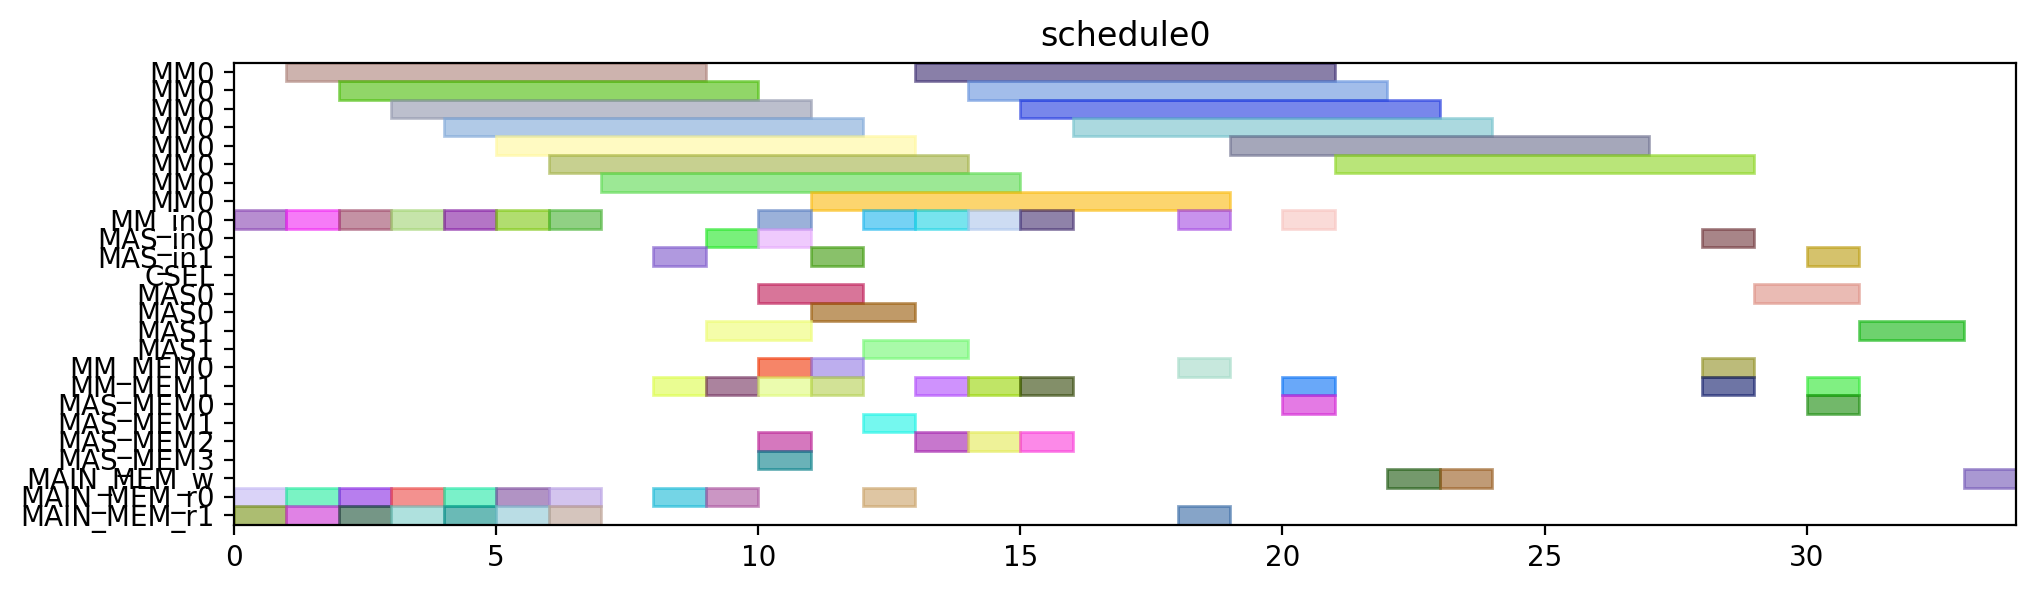

Source code (Python):
from pyschedule import Scenario, solvers, plotters, alt


def solve():
	horizon = 120
	S = Scenario("schedule0", horizon=horizon)

	# resource
	MM = S.Resources('MM', num=1, size=8)
	MM_in = S.Resources('MM_in', num=1)
	MAS_in = S.Resources('MAS_in', num=2)
	CSEL = S.Resource('CSEL')
	MAS = S.Resources('MAS', num=2, size=2, periods=range(1, horizon))
	MM_MEM = S.Resources('MM_MEM', num=2)
	MAS_MEM = S.Resources('MAS_MEM', num=4)
	MAIN_MEM_w = S.Resource('MAIN_MEM_w', size=1)
	MAIN_MEM_r = S.Resources('MAIN_MEM_r', num=2)

	# result of previous scheduling

	# new tasks
	r1 = S.Task('r1', length=8, delay_cost=1)
	r1 += alt(MM)
	r1_in = S.Task('r1_in', length=1, delay_cost=1)
	r1_in += alt(MM_in)
	S += r1_in*MM_in[0]<=r1*MM[0]
	r1_mem0 = S.Task('r1_mem0', length=1, delay_cost=1)
	r1_mem0 += MAIN_MEM_r[0]
	S += r1_mem0 <= r1

	r1_mem1 = S.Task('r1_mem1', length=1, delay_cost=1)
	r1_mem1 += MAIN_MEM_r[1]
	S += r1_mem1 <= r1

	r3 = S.Task('r3', length=8, delay_cost=1)
	r3 += alt(MM)
	r3_in = S.Task('r3_in', length=1, delay_cost=1)
	r3_in += alt(MM_in)
	S += r3_in*MM_in[0]<=r3*MM[0]
	r3_mem0 = S.Task('r3_mem0', length=1, delay_cost=1)
	r3_mem0 += MAIN_MEM_r[0]
	S += r3_mem0 <= r3

	r3_mem1 = S.Task('r3_mem1', length=1, delay_cost=1)
	r3_mem1 += MAIN_MEM_r[1]
	S += r3_mem1 <= r3

	r4 = S.Task('r4', length=8, delay_cost=1)
	r4 += alt(MM)
	r4_in = S.Task('r4_in', length=1, delay_cost=1)
	r4_in += alt(MM_in)
	S += r4_in*MM_in[0]<=r4*MM[0]
	r4_mem0 = S.Task('r4_mem0', length=1, delay_cost=1)
	r4_mem0 += MAIN_MEM_r[0]
	S += r4_mem0 <= r4

	r4_mem1 = S.Task('r4_mem1', length=1, delay_cost=1)
	r4_mem1 += MAIN_MEM_r[1]
	S += r4_mem1 <= r4

	r5 = S.Task('r5', length=8, delay_cost=1)
	r5 += alt(MM)
	r5_in = S.Task('r5_in', length=1, delay_cost=1)
	r5_in += alt(MM_in)
	S += r5_in*MM_in[0]<=r5*MM[0]
	r5_mem0 = S.Task('r5_mem0', length=1, delay_cost=1)
	r5_mem0 += MAIN_MEM_r[0]
	S += r5_mem0 <= r5

	r5_mem1 = S.Task('r5_mem1', length=1, delay_cost=1)
	r5_mem1 += MAIN_MEM_r[1]
	S += r5_mem1 <= r5

	r6 = S.Task('r6', length=8, delay_cost=1)
	r6 += alt(MM)
	r6_in = S.Task('r6_in', length=1, delay_cost=1)
	r6_in += alt(MM_in)
	S += r6_in*MM_in[0]<=r6*MM[0]
	r6_mem0 = S.Task('r6_mem0', length=1, delay_cost=1)
	r6_mem0 += MAIN_MEM_r[0]
	S += r6_mem0 <= r6

	r6_mem1 = S.Task('r6_mem1', length=1, delay_cost=1)
	r6_mem1 += MAIN_MEM_r[1]
	S += r6_mem1 <= r6

	r12 = S.Task('r12', length=8, delay_cost=1)
	r12 += alt(MM)
	r12_in = S.Task('r12_in', length=1, delay_cost=1)
	r12_in += alt(MM_in)
	S += r12_in*MM_in[0]<=r12*MM[0]
	r12_mem0 = S.Task('r12_mem0', length=1, delay_cost=1)
	r12_mem0 += MAIN_MEM_r[0]
	S += r12_mem0 <= r12

	r12_mem1 = S.Task('r12_mem1', length=1, delay_cost=1)
	r12_mem1 += MAIN_MEM_r[1]
	S += r12_mem1 <= r12

	r13 = S.Task('r13', length=8, delay_cost=1)
	r13 += alt(MM)
	r13_in = S.Task('r13_in', length=1, delay_cost=1)
	r13_in += alt(MM_in)
	S += r13_in*MM_in[0]<=r13*MM[0]
	r13_mem0 = S.Task('r13_mem0', length=1, delay_cost=1)
	r13_mem0 += MAIN_MEM_r[0]
	S += r13_mem0 <= r13

	r13_mem1 = S.Task('r13_mem1', length=1, delay_cost=1)
	r13_mem1 += MAIN_MEM_r[1]
	S += r13_mem1 <= r13

	r2 = S.Task('r2', length=2, delay_cost=1)
	r2 += alt(MAS)
	r2_in = S.Task('r2_in', length=1, delay_cost=1)
	r2_in += alt(MAS_in)
	S += r2_in*MAS_in[0]<=r2*MAS[0]

	S += r2_in*MAS_in[1]<=r2*MAS[1]

	r2_mem0 = S.Task('r2_mem0', length=1, delay_cost=1)
	r2_mem0 += alt(MM_MEM)
	S += (r1*MM[0])-1 < r2_mem0*MM_MEM[0]
	S += r2_mem0 <= r2

	r2_mem1 = S.Task('r2_mem1', length=1, delay_cost=1)
	r2_mem1 += alt(MM_MEM)
	S += (r1*MM[0])-1 < r2_mem1*MM_MEM[1]
	S += r2_mem1 <= r2

	r7 = S.Task('r7', length=2, delay_cost=1)
	r7 += alt(MAS)
	r7_in = S.Task('r7_in', length=1, delay_cost=1)
	r7_in += alt(MAS_in)
	S += r7_in*MAS_in[0]<=r7*MAS[0]

	S += r7_in*MAS_in[1]<=r7*MAS[1]

	r7_mem0 = S.Task('r7_mem0', length=1, delay_cost=1)
	r7_mem0 += alt(MM_MEM)
	S += (r5*MM[0])-1 < r7_mem0*MM_MEM[0]
	S += r7_mem0 <= r7

	r7_mem1 = S.Task('r7_mem1', length=1, delay_cost=1)
	r7_mem1 += alt(MM_MEM)
	S += (r6*MM[0])-1 < r7_mem1*MM_MEM[1]
	S += r7_mem1 <= r7

	r8 = S.Task('r8', length=2, delay_cost=1)
	r8 += alt(MAS)
	r8_in = S.Task('r8_in', length=1, delay_cost=1)
	r8_in += alt(MAS_in)
	S += r8_in*MAS_in[0]<=r8*MAS[0]

	S += r8_in*MAS_in[1]<=r8*MAS[1]

	r8_mem0 = S.Task('r8_mem0', length=1, delay_cost=1)
	r8_mem0 += MAIN_MEM_r[0]
	S += r8_mem0 <= r8

	r8_mem1 = S.Task('r8_mem1', length=1, delay_cost=1)
	r8_mem1 += alt(MM_MEM)
	S += (r4*MM[0])-1 < r8_mem1*MM_MEM[1]
	S += r8_mem1 <= r8

	r10 = S.Task('r10', length=2, delay_cost=1)
	r10 += alt(MAS)
	r10_in = S.Task('r10_in', length=1, delay_cost=1)
	r10_in += alt(MAS_in)
	S += r10_in*MAS_in[0]<=r10*MAS[0]

	S += r10_in*MAS_in[1]<=r10*MAS[1]

	r10_mem0 = S.Task('r10_mem0', length=1, delay_cost=1)
	r10_mem0 += MAIN_MEM_r[0]
	S += r10_mem0 <= r10

	r10_mem1 = S.Task('r10_mem1', length=1, delay_cost=1)
	r10_mem1 += alt(MM_MEM)
	S += (r4*MM[0])-1 < r10_mem1*MM_MEM[1]
	S += r10_mem1 <= r10

	r9 = S.Task('r9', length=8, delay_cost=1)
	r9 += alt(MM)
	r9_in = S.Task('r9_in', length=1, delay_cost=1)
	r9_in += alt(MM_in)
	S += r9_in*MM_in[0]<=r9*MM[0]
	r9_mem0 = S.Task('r9_mem0', length=1, delay_cost=1)
	r9_mem0 += MAIN_MEM_r[0]
	S += r9_mem0 <= r9

	r9_mem1 = S.Task('r9_mem1', length=1, delay_cost=1)
	r9_mem1 += alt(MAS_MEM)
	S += (r7*MAS[0])-1 < r9_mem1*MAS_MEM[1]
	S += (r7*MAS[1])-1 < r9_mem1*MAS_MEM[3]
	S += r9_mem1 <= r9

	r11 = S.Task('r11', length=8, delay_cost=1)
	r11 += alt(MM)
	r11_in = S.Task('r11_in', length=1, delay_cost=1)
	r11_in += alt(MM_in)
	S += r11_in*MM_in[0]<=r11*MM[0]
	r11_mem0 = S.Task('r11_mem0', length=1, delay_cost=1)
	r11_mem0 += alt(MAS_MEM)
	S += (r10*MAS[0])-1 < r11_mem0*MAS_MEM[0]
	S += (r10*MAS[1])-1 < r11_mem0*MAS_MEM[2]
	S += r11_mem0 <= r11

	r11_mem1 = S.Task('r11_mem1', length=1, delay_cost=1)
	r11_mem1 += alt(MAS_MEM)
	S += (r10*MAS[0])-1 < r11_mem1*MAS_MEM[1]
	S += (r10*MAS[1])-1 < r11_mem1*MAS_MEM[3]
	S += r11_mem1 <= r11

	PX_new = S.Task('PX_new', length=8, delay_cost=1)
	PX_new += alt(MM)
	PX_new_in = S.Task('PX_new_in', length=1, delay_cost=1)
	PX_new_in += alt(MM_in)
	S += PX_new_in*MM_in[0]<=PX_new*MM[0]
	S += 0<PX_new

	PX_new_w = S.Task('PX_new_w', length=1, delay_cost=1)
	PX_new_w += alt(MAIN_MEM_w)
	S += PX_new <= PX_new_w

	PX_new_mem0 = S.Task('PX_new_mem0', length=1, delay_cost=1)
	PX_new_mem0 += alt(MAS_MEM)
	S += (r2*MAS[0])-1 < PX_new_mem0*MAS_MEM[0]
	S += (r2*MAS[1])-1 < PX_new_mem0*MAS_MEM[2]
	S += PX_new_mem0 <= PX_new

	PX_new_mem1 = S.Task('PX_new_mem1', length=1, delay_cost=1)
	PX_new_mem1 += alt(MM_MEM)
	S += (r12*MM[0])-1 < PX_new_mem1*MM_MEM[1]
	S += PX_new_mem1 <= PX_new

	r14 = S.Task('r14', length=8, delay_cost=1)
	r14 += alt(MM)
	r14_in = S.Task('r14_in', length=1, delay_cost=1)
	r14_in += alt(MM_in)
	S += r14_in*MM_in[0]<=r14*MM[0]
	r14_mem0 = S.Task('r14_mem0', length=1, delay_cost=1)
	r14_mem0 += alt(MAS_MEM)
	S += (r2*MAS[0])-1 < r14_mem0*MAS_MEM[0]
	S += (r2*MAS[1])-1 < r14_mem0*MAS_MEM[2]
	S += r14_mem0 <= r14

	r14_mem1 = S.Task('r14_mem1', length=1, delay_cost=1)
	r14_mem1 += alt(MM_MEM)
	S += (r3*MM[0])-1 < r14_mem1*MM_MEM[1]
	S += r14_mem1 <= r14

	Z1_new = S.Task('Z1_new', length=8, delay_cost=1)
	Z1_new += alt(MM)
	Z1_new_in = S.Task('Z1_new_in', length=1, delay_cost=1)
	Z1_new_in += alt(MM_in)
	S += Z1_new_in*MM_in[0]<=Z1_new*MM[0]
	S += 0<Z1_new

	Z1_new_w = S.Task('Z1_new_w', length=1, delay_cost=1)
	Z1_new_w += alt(MAIN_MEM_w)
	S += Z1_new <= Z1_new_w

	Z1_new_mem0 = S.Task('Z1_new_mem0', length=1, delay_cost=1)
	Z1_new_mem0 += alt(MAS_MEM)
	S += (r2*MAS[0])-1 < Z1_new_mem0*MAS_MEM[0]
	S += (r2*MAS[1])-1 < Z1_new_mem0*MAS_MEM[2]
	S += Z1_new_mem0 <= Z1_new

	Z1_new_mem1 = S.Task('Z1_new_mem1', length=1, delay_cost=1)
	Z1_new_mem1 += alt(MM_MEM)
	S += (r13*MM[0])-1 < Z1_new_mem1*MM_MEM[1]
	S += Z1_new_mem1 <= Z1_new

	r15 = S.Task('r15', length=8, delay_cost=1)
	r15 += alt(MM)
	r15_in = S.Task('r15_in', length=1, delay_cost=1)
	r15_in += alt(MM_in)
	S += r15_in*MM_in[0]<=r15*MM[0]
	r15_mem0 = S.Task('r15_mem0', length=1, delay_cost=1)
	r15_mem0 += alt(MAS_MEM)
	S += (r8*MAS[0])-1 < r15_mem0*MAS_MEM[0]
	S += (r8*MAS[1])-1 < r15_mem0*MAS_MEM[2]
	S += r15_mem0 <= r15

	r15_mem1 = S.Task('r15_mem1', length=1, delay_cost=1)
	r15_mem1 += alt(MM_MEM)
	S += (r9*MM[0])-1 < r15_mem1*MM_MEM[1]
	S += r15_mem1 <= r15

	r16 = S.Task('r16', length=8, delay_cost=1)
	r16 += alt(MM)
	r16_in = S.Task('r16_in', length=1, delay_cost=1)
	r16_in += alt(MM_in)
	S += r16_in*MM_in[0]<=r16*MM[0]
	r16_mem0 = S.Task('r16_mem0', length=1, delay_cost=1)
	r16_mem0 += alt(MM_MEM)
	S += (r11*MM[0])-1 < r16_mem0*MM_MEM[0]
	S += r16_mem0 <= r16

	r16_mem1 = S.Task('r16_mem1', length=1, delay_cost=1)
	r16_mem1 += MAIN_MEM_r[1]
	S += r16_mem1 <= r16

	r17 = S.Task('r17', length=2, delay_cost=1)
	r17 += alt(MAS)
	r17_in = S.Task('r17_in', length=1, delay_cost=1)
	r17_in += alt(MAS_in)
	S += r17_in*MAS_in[0]<=r17*MAS[0]

	S += r17_in*MAS_in[1]<=r17*MAS[1]

	r17_mem0 = S.Task('r17_mem0', length=1, delay_cost=1)
	r17_mem0 += alt(MM_MEM)
	S += (r14*MM[0])-1 < r17_mem0*MM_MEM[0]
	S += r17_mem0 <= r17

	r17_mem1 = S.Task('r17_mem1', length=1, delay_cost=1)
	r17_mem1 += alt(MM_MEM)
	S += (r15*MM[0])-1 < r17_mem1*MM_MEM[1]
	S += r17_mem1 <= r17

	PY_new = S.Task('PY_new', length=2, delay_cost=1)
	PY_new += alt(MAS)
	PY_new_in = S.Task('PY_new_in', length=1, delay_cost=1)
	PY_new_in += alt(MAS_in)
	S += PY_new_in*MAS_in[0]<=PY_new*MAS[0]

	S += PY_new_in*MAS_in[1]<=PY_new*MAS[1]

	S += 0<PY_new

	PY_new_w = S.Task('PY_new_w', length=1, delay_cost=1)
	PY_new_w += alt(MAIN_MEM_w)
	S += PY_new <= PY_new_w

	PY_new_mem0 = S.Task('PY_new_mem0', length=1, delay_cost=1)
	PY_new_mem0 += alt(MAS_MEM)
	S += (r17*MAS[0])-1 < PY_new_mem0*MAS_MEM[0]
	S += (r17*MAS[1])-1 < PY_new_mem0*MAS_MEM[2]
	S += PY_new_mem0 <= PY_new

	PY_new_mem1 = S.Task('PY_new_mem1', length=1, delay_cost=1)
	PY_new_mem1 += alt(MM_MEM)
	S += (r16*MM[0])-1 < PY_new_mem1*MM_MEM[1]
	S += PY_new_mem1 <= PY_new

	solvers.mip.solve(S,msg=1,kind='CPLEX',ratio_gap=1.01)

	solution = [['hoge']*len(S.solution()[1]) for i in range(len(S.solution()))]
	for i in range(len(S.solution())):
		for j in range(len(S.solution()[i])):
			solution[i][j]=str(S.solution()[i][j])
	print(solution)

	cycles = int(solution[-1][3])

	pic_file_name = "/mnt/rose/usr1/fukuda/ABE/multiRAM_multiMAS_16mux/scheduling_result/stage8MM1_stage2MAS2/EP_YRECOVER/schedule0.png"
	if(S.solution() != []):
		plotters.matplotlib.plot(S,img_filename=pic_file_name, show_task_labels=False, fig_size=(cycles*0.25+3, 3))

	return solution
